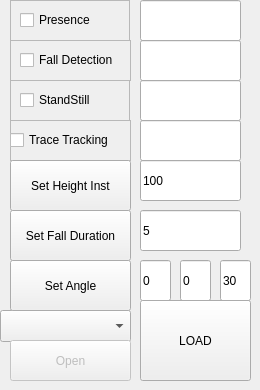
    <widget class="QWidget" name="tab_4">
     <attribute name="title">
      <string>SetR2</string>
     </attribute>
     <widget class="QLineEdit" name="lePresence2">
      <property name="geometry">
       <rect>
        <x>140</x>
        <y>0</y>
        <width>101</width>
        <height>41</height>
       </rect>
      </property>
     </widget>
     <widget class="QFrame" name="frame_9">
      <property name="geometry">
       <rect>
        <x>10</x>
        <y>120</y>
        <width>121</width>
        <height>41</height>
       </rect>
      </property>
      <property name="frameShape">
       <enum>QFrame::Shape::StyledPanel</enum>
      </property>
      <property name="frameShadow">
       <enum>QFrame::Shadow::Raised</enum>
      </property>
      <widget class="QCheckBox" name="cbTraceTracking2">
       <property name="geometry">
        <rect>
         <x>0</x>
         <y>10</y>
         <width>121</width>
         <height>20</height>
        </rect>
       </property>
       <property name="text">
        <string>Trace Tracking</string>
       </property>
      </widget>
     </widget>
     <widget class="QPushButton" name="btnSetHeight2">
      <property name="geometry">
       <rect>
        <x>10</x>
        <y>160</y>
        <width>121</width>
        <height>51</height>
       </rect>
      </property>
      <property name="text">
       <string>Set Height Inst</string>
      </property>
     </widget>
     <widget class="QLineEdit" name="leAngleX2">
      <property name="geometry">
       <rect>
        <x>140</x>
        <y>260</y>
        <width>31</width>
        <height>41</height>
       </rect>
      </property>
      <property name="text">
       <string>0</string>
      </property>
     </widget>
     <widget class="QComboBox" name="serialPortInfoListBox2">
      <property name="geometry">
       <rect>
        <x>0</x>
        <y>310</y>
        <width>131</width>
        <height>32</height>
       </rect>
      </property>
     </widget>
     <widget class="QLineEdit" name="leAngleY2">
      <property name="geometry">
       <rect>
        <x>180</x>
        <y>260</y>
        <width>31</width>
        <height>41</height>
       </rect>
      </property>
      <property name="text">
       <string>0</string>
      </property>
     </widget>
     <widget class="QPushButton" name="btnLoad2">
      <property name="geometry">
       <rect>
        <x>140</x>
        <y>300</y>
        <width>111</width>
        <height>81</height>
       </rect>
      </property>
      <property name="text">
       <string>LOAD</string>
      </property>
     </widget>
     <widget class="QLineEdit" name="leSetHeight2">
      <property name="geometry">
       <rect>
        <x>140</x>
        <y>160</y>
        <width>101</width>
        <height>41</height>
       </rect>
      </property>
      <property name="text">
       <string>100</string>
      </property>
     </widget>
     <widget class="QLineEdit" name="leFallDetection2">
      <property name="geometry">
       <rect>
        <x>140</x>
        <y>40</y>
        <width>101</width>
        <height>41</height>
       </rect>
      </property>
     </widget>
     <widget class="QPushButton" name="btnSetFallDuration2">
      <property name="geometry">
       <rect>
        <x>10</x>
        <y>210</y>
        <width>121</width>
        <height>51</height>
       </rect>
      </property>
      <property name="text">
       <string>Set Fall Duration</string>
      </property>
     </widget>
     <widget class="QLineEdit" name="leTraceTracking2">
      <property name="geometry">
       <rect>
        <x>140</x>
        <y>120</y>
        <width>101</width>
        <height>41</height>
       </rect>
      </property>
     </widget>
     <widget class="QPushButton" name="btnOpenSerialPort2">
      <property name="enabled">
       <bool>false</bool>
      </property>
      <property name="geometry">
       <rect>
        <x>10</x>
        <y>340</y>
        <width>121</width>
        <height>41</height>
       </rect>
      </property>
      <property name="font">
       <font>
        <family>.AppleSystemUIFont</family>
       </font>
      </property>
      <property name="text">
       <string>Open</string>
      </property>
     </widget>
     <widget class="QFrame" name="frame_10">
      <property name="geometry">
       <rect>
        <x>10</x>
        <y>0</y>
        <width>120</width>
        <height>41</height>
       </rect>
      </property>
      <property name="frameShape">
       <enum>QFrame::Shape::StyledPanel</enum>
      </property>
      <property name="frameShadow">
       <enum>QFrame::Shadow::Raised</enum>
      </property>
      <widget class="QCheckBox" name="cbPresence2">
       <property name="geometry">
        <rect>
         <x>10</x>
         <y>10</y>
         <width>86</width>
         <height>20</height>
        </rect>
       </property>
       <property name="text">
        <string>Presence</string>
       </property>
      </widget>
     </widget>
     <widget class="QLineEdit" name="leGetStandStill2">
      <property name="geometry">
       <rect>
        <x>140</x>
        <y>80</y>
        <width>101</width>
        <height>41</height>
       </rect>
      </property>
     </widget>
     <widget class="QPushButton" name="btnSetAngle2">
      <property name="geometry">
       <rect>
        <x>10</x>
        <y>260</y>
        <width>121</width>
        <height>51</height>
       </rect>
      </property>
      <property name="text">
       <string>Set Angle</string>
      </property>
     </widget>
     <widget class="QFrame" name="frameFallDetection_5">
      <property name="geometry">
       <rect>
        <x>10</x>
        <y>40</y>
        <width>121</width>
        <height>41</height>
       </rect>
      </property>
      <property name="frameShape">
       <enum>QFrame::Shape::StyledPanel</enum>
      </property>
      <property name="frameShadow">
       <enum>QFrame::Shadow::Raised</enum>
      </property>
      <widget class="QCheckBox" name="cbFallDetection2">
       <property name="geometry">
        <rect>
         <x>10</x>
         <y>10</y>
         <width>111</width>
         <height>20</height>
        </rect>
       </property>
       <property name="text">
        <string>Fall Detection</string>
       </property>
      </widget>
      <widget class="QFrame" name="frameFallDetection_6">
       <property name="geometry">
        <rect>
         <x>70</x>
         <y>40</y>
         <width>121</width>
         <height>41</height>
        </rect>
       </property>
       <property name="frameShape">
        <enum>QFrame::Shape::StyledPanel</enum>
       </property>
       <property name="frameShadow">
        <enum>QFrame::Shadow::Raised</enum>
       </property>
      </widget>
     </widget>
     <widget class="QFrame" name="frame_11">
      <property name="geometry">
       <rect>
        <x>10</x>
        <y>80</y>
        <width>120</width>
        <height>41</height>
       </rect>
      </property>
      <property name="frameShape">
       <enum>QFrame::Shape::StyledPanel</enum>
      </property>
      <property name="frameShadow">
       <enum>QFrame::Shadow::Raised</enum>
      </property>
      <widget class="QCheckBox" name="cbStandStill2">
       <property name="geometry">
        <rect>
         <x>10</x>
         <y>10</y>
         <width>101</width>
         <height>20</height>
        </rect>
       </property>
       <property name="text">
        <string>StandStill</string>
       </property>
      </widget>
      <widget class="QFrame" name="frame_12">
       <property name="geometry">
        <rect>
         <x>60</x>
         <y>40</y>
         <width>120</width>
         <height>41</height>
        </rect>
       </property>
       <property name="frameShape">
        <enum>QFrame::Shape::StyledPanel</enum>
       </property>
       <property name="frameShadow">
        <enum>QFrame::Shadow::Raised</enum>
       </property>
       <widget class="QCheckBox" name="cbStandStill_6">
        <property name="geometry">
         <rect>
          <x>10</x>
          <y>10</y>
          <width>101</width>
          <height>20</height>
         </rect>
        </property>
        <property name="text">
         <string>StandStill</string>
        </property>
       </widget>
      </widget>
     </widget>
     <widget class="QLineEdit" name="leSetFallDuration2">
      <property name="geometry">
       <rect>
        <x>140</x>
        <y>210</y>
        <width>101</width>
        <height>41</height>
       </rect>
      </property>
      <property name="text">
       <string>5</string>
      </property>
     </widget>
     <widget class="QLineEdit" name="leAngleZ2">
      <property name="geometry">
       <rect>
        <x>220</x>
        <y>260</y>
        <width>31</width>
        <height>41</height>
       </rect>
      </property>
      <property name="text">
       <string>30</string>
      </property>
     </widget>
    </widget>
